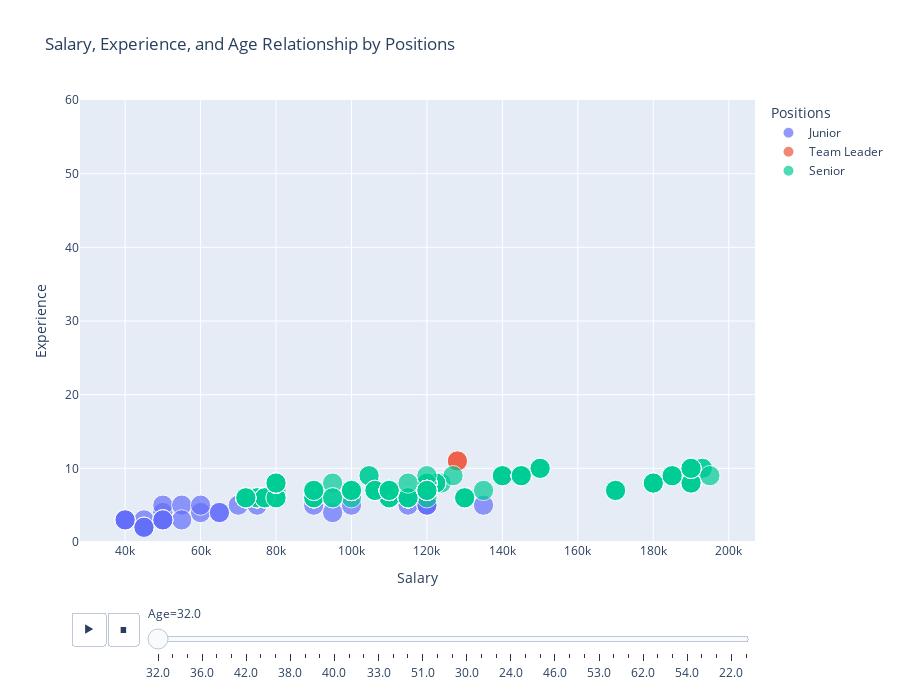

Notebook source saved alongside this figure:
### Code cell
px.scatter(data_frame=df , x = 'Salary' , y = 'Experience' , size='Age' , size_max=20 , hover_name = 'Positions' , color='Positions' ,
           title= 'Salary, Experience, and Age Relationship by Positions', animation_frame='Age', range_y=(0, 60) , height=700)

### Figure 1 — Plotly figure (JSON) as saved in the notebook; plotly's stock layout.template omitted (floating-point values rounded to 4 significant figures; data arrays with more than 128 entries replaced by an {"elided": "..."} marker saying what was removed)
{"data": [{"hovertemplate": "<b>%{hovertext}</b><br><br>Positions=Junior<br>Age=%{marker.size}<br>Salary=%{x}<br>Experience=%{y}<extra></extra>", "hovertext": ["Junior", "Junior", "Junior", "Junior", "Junior", "Junior", "Junior", "Junior", "Junior", "Junior", "Junior", "Junior", "Junior", "Junior", "Junior", "Junior", "Junior", "Junior", "Junior", "Junior", "Junior", "Junior", "Junior", "Junior", "Junior", "Junior", "Junior", "Junior", "Junior", "Junior", "Junior", "Junior"], "legendgroup": "Junior", "marker": {"color": "#636efa", "size": [32, 32, 32, 32, 32, 32, 32, 32, 32, 32, 32, 32, 32, 32, 32, 32, 32, 32, 32, 32, 32, 32, 32, 32, 32, 32, 32, 32, 32, 32, 32, 32], "sizemode": "area", "sizeref": 0.155, "symbol": "circle"}, "mode": "markers", "name": "Junior", "orientation": "v", "showlegend": true, "type": "scatter", "x": [90000, 75000, 50000, 50000, 55000, 45000, 60000, 65000, 65000, 55000, 135000, 95000, 115000, 120000, 120000, 120000, 100000, 45000, 45000, 45000, 45000, 60000, 40000, 70000, 40000, 50000, 40000, 50000, 40000, 50000, 40000, 50000], "xaxis": "x", "y": [5, 5, 4, 5, 5, 3, 4, 4, 4, 3, 5, 4, 5, 5, 5, 5, 5, 2, 2, 2, 2, 5, 3, 5, 3, 3, 3, 3, 3, 3, 3, 3], "yaxis": "y"}, {"hovertemplate": "<b>%{hovertext}</b><br><br>Positions=Team Leader<br>Age=%{marker.size}<br>Salary=%{x}<br>Experience=%{y}<extra></extra>", "hovertext": ["Team Leader", "Team Leader"], "legendgroup": "Team Leader", "marker": {"color": "#EF553B", "size": [32, 32], "sizemode": "area", "sizeref": 0.155, "symbol": "circle"}, "mode": "markers", "name": "Team Leader", "orientation": "v", "showlegend": true, "type": "scatter", "x": [128078, 128078], "xaxis": "x", "y": [11, 11], "yaxis": "y"}, {"hovertemplate": "<b>%{hovertext}</b><br><br>Positions=Senior<br>Age=%{marker.size}<br>Salary=%{x}<br>Experience=%{y}<extra></extra>", "hovertext": {"elided": "317 str values"}, "legendgroup": "Senior", "marker": {"color": "#00cc96", "size": {"elided": "317 int values"}, "sizemode": "area", "sizeref": 0.155, "symbol": "circle"}, "mode": "markers", "name": "Senior", "orientation": "v", "showlegend": true, "type": "scatter", "x": {"elided": "317 int values"}, "xaxis": "x", "y": {"elided": "317 int values"}, "yaxis": "y"}], "layout": {"height": 700, "legend": {"itemsizing": "constant", "title": {"text": "Positions"}, "tracegroupgap": 0}, "sliders": [{"active": 0, "currentvalue": {"prefix": "Age="}, "len": 0.9, "pad": {"b": 10, "t": 60}, "steps": [{"args": [["32.0"], {"frame": {"duration": 0, "redraw": false}, "fromcurrent": true, "mode": "immediate", "transition": {"duration": 0, "easing": "linear"}}], "label": "32.0", "method": "animate"}, {"args": [["28.0"], {"frame": {"duration": 0, "redraw": false}, "fromcurrent": true, "mode": "immediate", "transition": {"duration": 0, "easing": "linear"}}], "label": "28.0", "method": "animate"}, {"args": [["45.0"], {"frame": {"duration": 0, "redraw": false}, "fromcurrent": true, "mode": "immediate", "transition": {"duration": 0, "easing": "linear"}}], "label": "45.0", "method": "animate"}, {"args": [["36.0"], {"frame": {"duration": 0, "redraw": false}, "fromcurrent": true, "mode": "immediate", "transition": {"duration": 0, "easing": "linear"}}], "label": "36.0", "method": "animate"}, {"args": [["52.0"], {"frame": {"duration": 0, "redraw": false}, "fromcurrent": true, "mode": "immediate", "transition": {"duration": 0, "easing": "linear"}}], "label": "52.0", "method": "animate"}, {"args": [["29.0"], {"frame": {"duration": 0, "redraw": false}, "fromcurrent": true, "mode": "immediate", "transition": {"duration": 0, "easing": "linear"}}], "label": "29.0", "method": "animate"}, {"args": [["42.0"], {"frame": {"duration": 0, "redraw": false}, "fromcurrent": true, "mode": "immediate", "transition": {"duration": 0, "easing": "linear"}}], "label": "42.0", "method": "animate"}, {"args": [["31.0"], {"frame": {"duration": 0, "redraw": false}, "fromcurrent": true, "mode": "immediate", "transition": {"duration": 0, "easing": "linear"}}], "label": "31.0", "method": "animate"}, {"args": [["26.0"], {"frame": {"duration": 0, "redraw": false}, "fromcurrent": true, "mode": "immediate", "transition": {"duration": 0, "easing": "linear"}}], "label": "26.0", "method": "animate"}, {"args": [["38.0"], {"frame": {"duration": 0, "redraw": false}, "fromcurrent": true, "mode": "immediate", "transition": {"duration": 0, "easing": "linear"}}], "label": "38.0", "method": "animate"}, {"args": [["48.0"], {"frame": {"duration": 0, "redraw": false}, "fromcurrent": true, "mode": "immediate", "transition": {"duration": 0, "easing": "linear"}}], "label": "48.0", "method": "animate"}, {"args": [["35.0"], {"frame": {"duration": 0, "redraw": false}, "fromcurrent": true, "mode": "immediate", "transition": {"duration": 0, "easing": "linear"}}], "label": "35.0", "method": "animate"}, {"args": [["40.0"], {"frame": {"duration": 0, "redraw": false}, "fromcurrent": true, "mode": "immediate", "transition": {"duration": 0, "easing": "linear"}}], "label": "40.0", "method": "animate"}, {"args": [["27.0"], {"frame": {"duration": 0, "redraw": false}, "fromcurrent": true, "mode": "immediate", "transition": {"duration": 0, "easing": "linear"}}], "label": "27.0", "method": "animate"}, {"args": [["44.0"], {"frame": {"duration": 0, "redraw": false}, "fromcurrent": true, "mode": "immediate", "transition": {"duration": 0, "easing": "linear"}}], "label": "44.0", "method": "animate"}, {"args": [["33.0"], {"frame": {"duration": 0, "redraw": false}, "fromcurrent": true, "mode": "immediate", "transition": {"duration": 0, "easing": "linear"}}], "label": "33.0", "method": "animate"}, {"args": [["39.0"], {"frame": {"duration": 0, "redraw": false}, "fromcurrent": true, "mode": "immediate", "transition": {"duration": 0, "easing": "linear"}}], "label": "39.0", "method": "animate"}, {"args": [["25.0"], {"frame": {"duration": 0, "redraw": false}, "fromcurrent": true, "mode": "immediate", "transition": {"duration": 0, "easing": "linear"}}], "label": "25.0", "method": "animate"}, {"args": [["51.0"], {"frame": {"duration": 0, "redraw": false}, "fromcurrent": true, "mode": "immediate", "transition": {"duration": 0, "easing": "linear"}}], "label": "51.0", "method": "animate"}, {"args": [["34.0"], {"frame": {"duration": 0, "redraw": false}, "fromcurrent": true, "mode": "immediate", "transition": {"duration": 0, "easing": "linear"}}], "label": "34.0", "method": "animate"}, {"args": [["47.0"], {"frame": {"duration": 0, "redraw": false}, "fromcurrent": true, "mode": "immediate", "transition": {"duration": 0, "easing": "linear"}}], "label": "47.0", "method": "animate"}, {"args": [["30.0"], {"frame": {"duration": 0, "redraw": false}, "fromcurrent": true, "mode": "immediate", "transition": {"duration": 0, "easing": "linear"}}], "label": "30.0", "method": "animate"}, {"args": [["41.0"], {"frame": {"duration": 0, "redraw": false}, "fromcurrent": true, "mode": "immediate", "transition": {"duration": 0, "easing": "linear"}}], "label": "41.0", "method": "animate"}, {"args": [["37.0"], {"frame": {"duration": 0, "redraw": false}, "fromcurrent": true, "mode": "immediate", "transition": {"duration": 0, "easing": "linear"}}], "label": "37.0", "method": "animate"}, {"args": [["24.0"], {"frame": {"duration": 0, "redraw": false}, "fromcurrent": true, "mode": "immediate", "transition": {"duration": 0, "easing": "linear"}}], "label": "24.0", "method": "animate"}, {"args": [["43.0"], {"frame": {"duration": 0, "redraw": false}, "fromcurrent": true, "mode": "immediate", "transition": {"duration": 0, "easing": "linear"}}], "label": "43.0", "method": "animate"}, {"args": [["50.0"], {"frame": {"duration": 0, "redraw": false}, "fromcurrent": true, "mode": "immediate", "transition": {"duration": 0, "easing": "linear"}}], "label": "50.0", "method": "animate"}, {"args": [["46.0"], {"frame": {"duration": 0, "redraw": false}, "fromcurrent": true, "mode": "immediate", "transition": {"duration": 0, "easing": "linear"}}], "label": "46.0", "method": "animate"}, {"args": [["49.0"], {"frame": {"duration": 0, "redraw": false}, "fromcurrent": true, "mode": "immediate", "transition": {"duration": 0, "easing": "linear"}}], "label": "49.0", "method": "animate"}, {"args": [["23.0"], {"frame": {"duration": 0, "redraw": false}, "fromcurrent": true, "mode": "immediate", "transition": {"duration": 0, "easing": "linear"}}], "label": "23.0", "method": "animate"}, {"args": [["53.0"], {"frame": {"duration": 0, "redraw": false}, "fromcurrent": true, "mode": "immediate", "transition": {"duration": 0, "easing": "linear"}}], "label": "53.0", "method": "animate"}, {"args": [["61.0"], {"frame": {"duration": 0, "redraw": false}, "fromcurrent": true, "mode": "immediate", "transition": {"duration": 0, "easing": "linear"}}], "label": "61.0", "method": "animate"}, {"args": [["57.0"], {"frame": {"duration": 0, "redraw": false}, "fromcurrent": true, "mode": "immediate", "transition": {"duration": 0, "easing": "linear"}}], "label": "57.0", "method": "animate"}, {"args": [["62.0"], {"frame": {"duration": 0, "redraw": false}, "fromcurrent": true, "mode": "immediate", "transition": {"duration": 0, "easing": "linear"}}], "label": "62.0", "method": "animate"}, {"args": [["55.0"], {"frame": {"duration": 0, "redraw": false}, "fromcurrent": true, "mode": "immediate", "transition": {"duration": 0, "easing": "linear"}}], "label": "55.0", "method": "animate"}, {"args": [["56.0"], {"frame": {"duration": 0, "redraw": false}, "fromcurrent": true, "mode": "immediate", "transition": {"duration": 0, "easing": "linear"}}], "label": "56.0", "method": "animate"}, {"args": [["54.0"], {"frame": {"duration": 0, "redraw": false}, "fromcurrent": true, "mode": "immediate", "transition": {"duration": 0, "easing": "linear"}}], "label": "54.0", "method": "animate"}, {"args": [["60.0"], {"frame": {"duration": 0, "redraw": false}, "fromcurrent": true, "mode": "immediate", "transition": {"duration": 0, "easing": "linear"}}], "label": "60.0", "method": "animate"}, {"args": [["58.0"], {"frame": {"duration": 0, "redraw": false}, "fromcurrent": true, "mode": "immediate", "transition": {"duration": 0, "easing": "linear"}}], "label": "58.0", "method": "animate"}, {"args": [["22.0"], {"frame": {"duration": 0, "redraw": false}, "fromcurrent": true, "mode": "immediate", "transition": {"duration": 0, "easing": "linear"}}], "label": "22.0", "method": "animate"}, {"args": [["21.0"], {"frame": {"duration": 0, "redraw": false}, "fromcurrent": true, "mode": "immediate", "transition": {"duration": 0, "easing": "linear"}}], "label": "21.0", "method": "animate"}], "x": 0.1, "xanchor": "left", "y": 0, "yanchor": "top"}], "title": {"text": "Salary, Experience, and Age Relationship by Positions"}, "updatemenus": [{"buttons": [{"args": [null, {"frame": {"duration": 500, "redraw": false}, "fromcurrent": true, "mode": "immediate", "transition": {"duration": 500, "easing": "linear"}}], "label": "&#9654;", "method": "animate"}, {"args": [[null], {"frame": {"duration": 0, "redraw": false}, "fromcurrent": true, "mode": "immediate", "transition": {"duration": 0, "easing": "linear"}}], "label": "&#9724;", "method": "animate"}], "direction": "left", "pad": {"r": 10, "t": 70}, "showactive": false, "type": "buttons", "x": 0.1, "xanchor": "right", "y": 0, "yanchor": "top"}], "xaxis": {"anchor": "y", "domain": [0, 1], "title": {"text": "Salary"}}, "yaxis": {"anchor": "x", "domain": [0, 1], "range": [0, 60], "title": {"text": "Experience"}}}}
